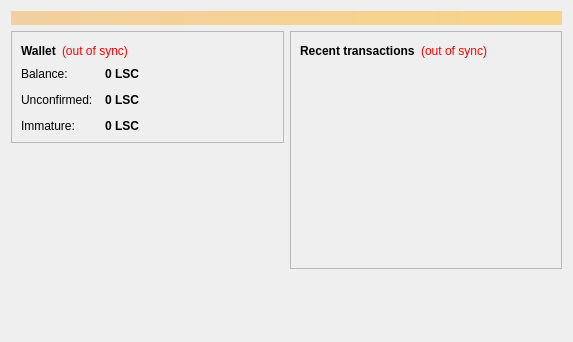
<?xml version="1.0" encoding="UTF-8"?>
<ui version="4.0">
 <class>OverviewPage</class>
 <widget class="QWidget" name="OverviewPage">
  <property name="geometry">
   <rect>
    <x>0</x>
    <y>0</y>
    <width>573</width>
    <height>342</height>
   </rect>
  </property>
  <property name="windowTitle">
   <string>Form</string>
  </property>
  <layout class="QVBoxLayout" name="topLayout">
   <item>
    <widget class="QLabel" name="labelAlerts">
     <property name="visible">
      <bool>false</bool>
     </property>
     <property name="styleSheet">
      <string notr="true">background-color: qlineargradient(x1: 0, y1: 0, x2: 1, y2: 0, stop:0 #F0D0A0, stop:1 #F8D488); color:#000000;</string>
     </property>
     <property name="wordWrap">
      <bool>true</bool>
     </property>
     <property name="margin">
      <number>3</number>
     </property>
    </widget>
   </item>
   <item>
    <layout class="QHBoxLayout" name="horizontalLayout" stretch="1,1">
     <item>
      <layout class="QVBoxLayout" name="verticalLayout_2">
       <item>
        <widget class="QFrame" name="frame">
         <property name="frameShape">
          <enum>QFrame::StyledPanel</enum>
         </property>
         <property name="frameShadow">
          <enum>QFrame::Raised</enum>
         </property>
         <layout class="QVBoxLayout" name="verticalLayout_4">
          <item>
           <layout class="QHBoxLayout" name="horizontalLayout_4">
            <item>
             <widget class="QLabel" name="label_5">
              <property name="font">
               <font>
                <weight>75</weight>
                <bold>true</bold>
               </font>
              </property>
              <property name="text">
               <string>Wallet</string>
              </property>
             </widget>
            </item>
            <item>
             <widget class="QLabel" name="labelWalletStatus">
              <property name="toolTip">
               <string>The displayed information may be out of date. Your wallet automatically synchronizes with the Lissomcoin network after a connection is established, but this process has not completed yet.</string>
              </property>
              <property name="styleSheet">
               <string notr="true">QLabel { color: red; }</string>
              </property>
              <property name="text">
               <string notr="true">(out of sync)</string>
              </property>
              <property name="alignment">
               <set>Qt::AlignLeading|Qt::AlignLeft|Qt::AlignVCenter</set>
              </property>
             </widget>
            </item>
            <item>
             <spacer name="horizontalSpacer_2">
              <property name="orientation">
               <enum>Qt::Horizontal</enum>
              </property>
              <property name="sizeHint" stdset="0">
               <size>
                <width>40</width>
                <height>20</height>
               </size>
              </property>
             </spacer>
            </item>
           </layout>
          </item>
          <item>
           <layout class="QFormLayout" name="formLayout_2">
            <property name="fieldGrowthPolicy">
             <enum>QFormLayout::AllNonFixedFieldsGrow</enum>
            </property>
            <property name="horizontalSpacing">
             <number>12</number>
            </property>
            <property name="verticalSpacing">
             <number>12</number>
            </property>
            <item row="0" column="0">
             <widget class="QLabel" name="label">
              <property name="text">
               <string>Balance:</string>
              </property>
             </widget>
            </item>
            <item row="0" column="1">
             <widget class="QLabel" name="labelBalance">
              <property name="font">
               <font>
                <weight>75</weight>
                <bold>true</bold>
               </font>
              </property>
              <property name="cursor">
               <cursorShape>IBeamCursor</cursorShape>
              </property>
              <property name="toolTip">
               <string>Your current balance</string>
              </property>
              <property name="text">
               <string notr="true">0 LSC</string>
              </property>
              <property name="textInteractionFlags">
               <set>Qt::LinksAccessibleByMouse|Qt::TextSelectableByKeyboard|Qt::TextSelectableByMouse</set>
              </property>
             </widget>
            </item>
            <item row="1" column="0">
             <widget class="QLabel" name="label_3">
              <property name="text">
               <string>Unconfirmed:</string>
              </property>
             </widget>
            </item>
            <item row="1" column="1">
             <widget class="QLabel" name="labelUnconfirmed">
              <property name="font">
               <font>
                <weight>75</weight>
                <bold>true</bold>
               </font>
              </property>
              <property name="cursor">
               <cursorShape>IBeamCursor</cursorShape>
              </property>
              <property name="toolTip">
               <string>Total of transactions that have yet to be confirmed, and do not yet count toward the current balance</string>
              </property>
              <property name="text">
               <string notr="true">0 LSC</string>
              </property>
              <property name="textInteractionFlags">
               <set>Qt::LinksAccessibleByMouse|Qt::TextSelectableByKeyboard|Qt::TextSelectableByMouse</set>
              </property>
             </widget>
            </item>
            <item row="2" column="0">
             <widget class="QLabel" name="labelImmatureText">
              <property name="text">
               <string>Immature:</string>
              </property>
             </widget>
            </item>
            <item row="2" column="1">
             <widget class="QLabel" name="labelImmature">
              <property name="font">
               <font>
                <weight>75</weight>
                <bold>true</bold>
               </font>
              </property>
              <property name="toolTip">
               <string>Mined balance that has not yet matured</string>
              </property>
              <property name="text">
               <string notr="true">0 LSC</string>
              </property>
              <property name="textInteractionFlags">
               <set>Qt::LinksAccessibleByMouse|Qt::TextSelectableByKeyboard|Qt::TextSelectableByMouse</set>
              </property>
             </widget>
            </item>
           </layout>
          </item>
         </layout>
        </widget>
       </item>
       <item>
        <spacer name="verticalSpacer">
         <property name="orientation">
          <enum>Qt::Vertical</enum>
         </property>
         <property name="sizeHint" stdset="0">
          <size>
           <width>20</width>
           <height>40</height>
          </size>
         </property>
        </spacer>
       </item>
      </layout>
     </item>
     <item>
      <layout class="QVBoxLayout" name="verticalLayout_3">
       <item>
        <widget class="QFrame" name="frame_2">
         <property name="frameShape">
          <enum>QFrame::StyledPanel</enum>
         </property>
         <property name="frameShadow">
          <enum>QFrame::Raised</enum>
         </property>
         <layout class="QVBoxLayout" name="verticalLayout">
          <item>
           <layout class="QHBoxLayout" name="horizontalLayout_2">
            <item>
             <widget class="QLabel" name="label_4">
              <property name="text">
               <string>&lt;b&gt;Recent transactions&lt;/b&gt;</string>
              </property>
             </widget>
            </item>
            <item>
             <widget class="QLabel" name="labelTransactionsStatus">
              <property name="toolTip">
               <string>The displayed information may be out of date. Your wallet automatically synchronizes with the Lissomcoin network after a connection is established, but this process has not completed yet.</string>
              </property>
              <property name="styleSheet">
               <string notr="true">QLabel { color: red; }</string>
              </property>
              <property name="text">
               <string notr="true">(out of sync)</string>
              </property>
              <property name="alignment">
               <set>Qt::AlignRight|Qt::AlignTrailing|Qt::AlignVCenter</set>
              </property>
             </widget>
            </item>
            <item>
             <spacer name="horizontalSpacer">
              <property name="orientation">
               <enum>Qt::Horizontal</enum>
              </property>
              <property name="sizeHint" stdset="0">
               <size>
                <width>40</width>
                <height>20</height>
               </size>
              </property>
             </spacer>
            </item>
           </layout>
          </item>
          <item>
           <widget class="QListView" name="listTransactions">
            <property name="styleSheet">
             <string notr="true">QListView { background: transparent; }</string>
            </property>
            <property name="frameShape">
             <enum>QFrame::NoFrame</enum>
            </property>
            <property name="verticalScrollBarPolicy">
             <enum>Qt::ScrollBarAlwaysOff</enum>
            </property>
            <property name="horizontalScrollBarPolicy">
             <enum>Qt::ScrollBarAlwaysOff</enum>
            </property>
            <property name="selectionMode">
             <enum>QAbstractItemView::NoSelection</enum>
            </property>
           </widget>
          </item>
         </layout>
        </widget>
       </item>
       <item>
        <spacer name="verticalSpacer_2">
         <property name="orientation">
          <enum>Qt::Vertical</enum>
         </property>
         <property name="sizeHint" stdset="0">
          <size>
           <width>20</width>
           <height>40</height>
          </size>
         </property>
        </spacer>
       </item>
      </layout>
     </item>
    </layout>
   </item>
  </layout>
 </widget>
 <resources/>
 <connections/>
</ui>
